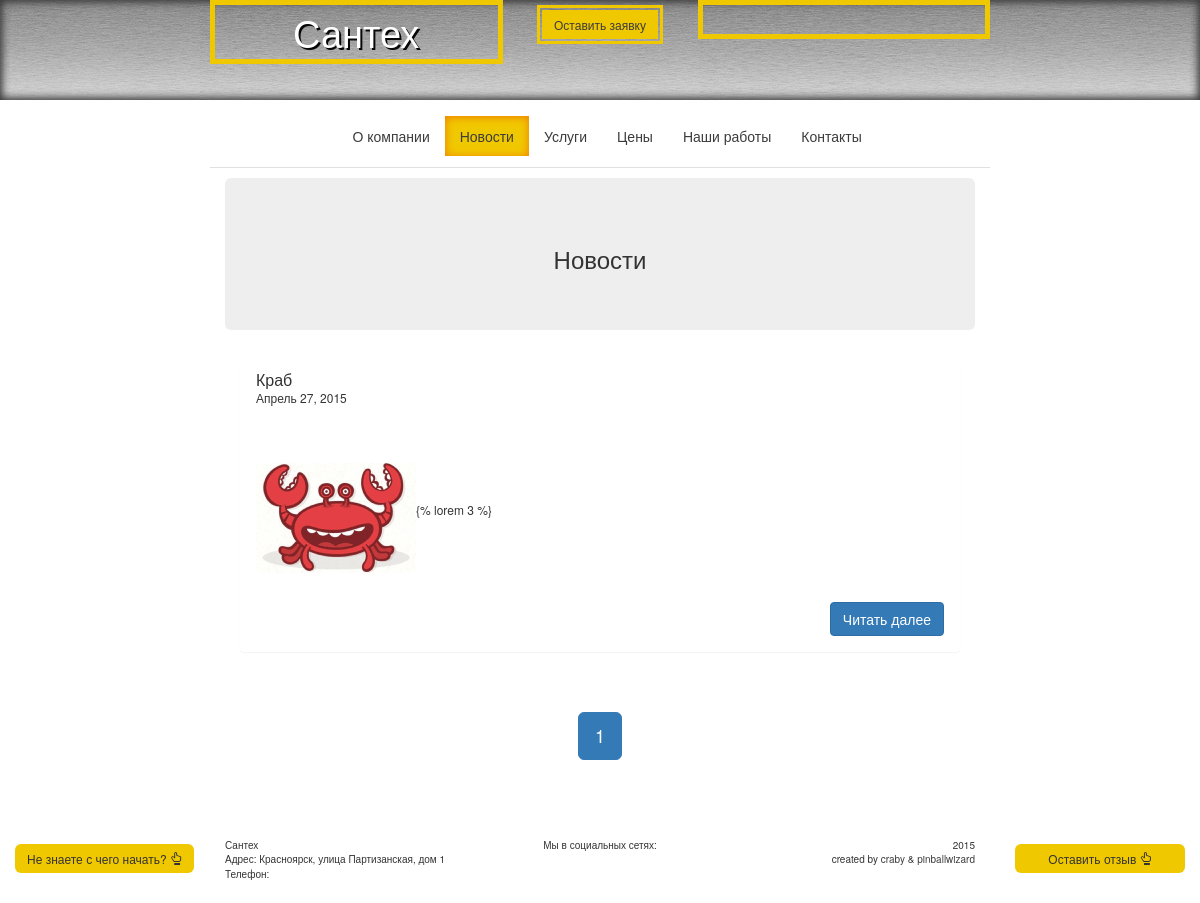
The page /blog/ on the database as committed earlier.
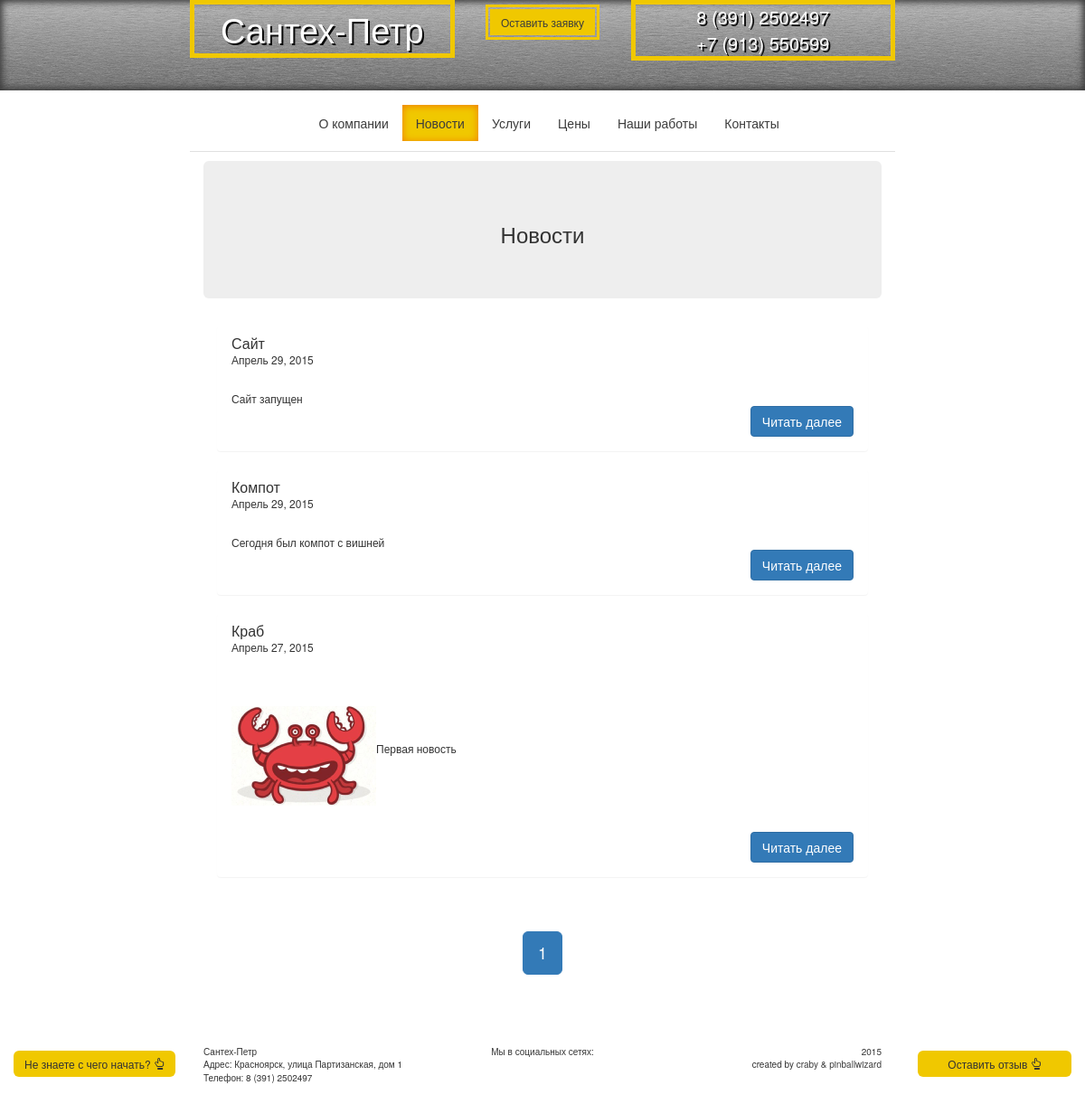
The same page on the database as committed later.
### base/models.py (models this page shows, shortened)
class Office(models.Model):
    MAP_CHOICES = (
        ('yandex#map', 'Схема'),
        ('yandex#satellite', 'Спутник'),
        ('yandex#hybrid', 'Гибрид'),
        ('yandex#publicMap', 'Народная'),
        ('yandex#publicMapHybrid', 'Народная+Гибрид'),
    )
    name = models.CharField("Название компании", max_length=100)
    address = models.CharField("Контактный адресс", max_length=100)
    email = models.EmailField("Контактная почта", max_length=50, blank=True)
    phone1 = models.CharField("Телефон Офис", max_length=15, blank=True)
    phone2 = models.CharField("Телефон Тех.поддержки", max_length=15, blank=True)
    latitude = models.CharField("Широта", max_length=10)
    longitude = models.CharField("Долгота", max_length=10)
    maptype = models.CharField("Тип карты", max_length=30, choices=MAP_CHOICES, default='yandex#map')

class Blog(models.Model):
    name = models.CharField("Название", max_length=50, unique=True)
    pub_date = models.DateField("Время публикации")
    text = models.TextField("Текст", max_length=20000)

### base/views.py (the view)
# urls.py: url(r'^blog/$', views.blog, name='blog'),
def blog(request):
    blog_list = Blog.objects.order_by('-pub_date')
    paginator = Paginator(blog_list, 10)
    if request.GET.get('blog'):
        blog_article = request.GET.get('blog')
        try:
            blogs = Blog.objects.get(pk=blog_article)
        except PageNotAnInteger:
            blogs = paginator.page(1)
        data = {
            'blogs': blogs,
            'widgets': SocialWidget.objects.all(),
            'office': Office.objects.get(pk=1),
        }
        return redirect('blog_article')
    else:
        page = request.GET.get('page')
        try:
            blogs = paginator.page(page)
        except PageNotAnInteger:
            blogs = paginator.page(1)
        except EmptyPage:
            blogs = paginator.page(paginator.num_pages)
    data = {
        'blogs': blogs,
        'widgets': SocialWidget.objects.all(),
        'office': Office.objects.get(pk=1),
        'reviewForm': ReviewForm(),
        'ptext': popover_text,
    }
    return render(request, 'base/blog.html', data)

### base/templates/base/blog.html (shortened to what this page needs)
{% extends "base/template.html" %}
{% load staticfiles %}
{% block body %}
    <div class="jumbotron text-center">
        <h3>Новости</h3>
    </div>
    {% for blog in blogs %}
        <div class="col-md-12">
            <div class="panel">
                <div class="panel-heading">
                    <h2 class="panel-title">{{ blog.name }}</h2>
                    <span class="text-right">{{ blog.pub_date }}</span>
                </div>
                <div class="panel-body">
                    {{ blog.text|safe|truncatewords_html:50 }}
                    <a href="{% url 'blog_article' blog.pk %}">
                        <button class="btn btn-primary pull-right" type="button">Читать далее</button>
                    </a>
                </div>
            </div>
        </div>
    {% endfor %}
    <div class="col-md-12 text-center">
        <div class="pagination">
            <span class="step-links">
                <ul class="pagination pagination-lg">
                    {% for page in blogs.paginator.page_range %}
                        <li {% if page == blogs.number %}class="active"{% endif %}><a href="?page={{ page }}">{{ page }}</a></li>
                    {% endfor %}
                </ul>
            </span>
        </div>
    </div>
{% endblock body %}

### base/templates/base/template.html (shortened to what this page needs)
<!DOCTYPE html>
<html>
<head lang="en">
    {% load staticfiles %}
    <link href="{% static 'base/bootstrap/css/bootstrap.css' %}" rel="stylesheet">
    <link href="{% static 'base/style/mystyle.css' %}" rel="stylesheet">
</head>
<body>
    {% block header %}
        <header class="sm-header">
            <div class="overlay"></div>
            <div class="container">
                <div class="row text-center">
                    <div class="col-md-3 col-md-offset-2 big-square firm-name">
                        {{ office.name }}
                    </div>
                    <div class="col-md-2">
                        <div class="border">
                            <a href="{% url 'contacts' %}">
                                <button class="btn yellow-btn" type="button">Оставить заявку</button>
                            </a>
                        </div>
                    </div>
                    <div class="col-md-3 big-square phone">
                        {{ office.phone1 }} <br>
                        {{ office.phone2 }}
                    </div>
                </div>
            </div>
        </header>
    {% endblock header %}
    <nav class="navbar">
        <div class="container">
            <div class="row">
                <div class="col-md-6 col-md-offset-3">
                    <div class="collapse navbar-collapse" id="myNavbar">
                        <ul class="nav nav-pills nav-justified">
                            <li><a href="{% url 'home' %}"><nobr>О компании</nobr></a></li>
                            <li><a href="{% url 'blog' %}">Новости</a></li>
                            <li><a href="{% url 'services' %}">Услуги</a></li>
                            <li><a href="{% url 'pricing' %}">Цены</a></li>
                            <li><a href="{% url 'reviews' %}"><nobr>Наши работы</nobr></a></li>
                            <li><a href="{% url 'contacts' %}">Контакты</a></li>
                        </ul>
                    </div>
                </div>
            </div>
        </div>
    </nav>
    <div class="container">
        <div class="row">
            <div class="col-md-8 col-md-offset-2 content">
                {% block body %}
                {% endblock body %}
            </div>
        </div>
        <div class="col-md-2 navbar-fixed-bottom">
            <div class="text-center">
                <button type="button" class="yellow-btn btn call-popover float-btn" data-content="{{ ptext }}" data-toggle="popover">
                    Не знаете с чего начать?
                    <span class="glyphicon glyphicon-hand-up" aria-hidden="true"></span>
                </button>
            </div>
        </div>
        <div class="col-md-2 col-md-offset-10 navbar-fixed-bottom">
            <div class="text-center">
                <button type="button" class="yellow-btn btn float-btn" data-toggle="modal" data-target="#reviewModal">
                    Оставить отзыв
                    <span class="glyphicon glyphicon-hand-up" aria-hidden="true"></span>
                </button>
            </div>
        </div>
    </div>
    <footer class="footer">
        <div class="container">
            <div class="row">
                <div class="col-md-3 hidden-xs hidden-sm col-md-offset-2">
                    {{ office.name }}<br>
                    Адрес: {{ office.address }}<br>
                    Телефон: {{ office.phone1 }}
                </div>
                <div class="col-md-2 col-xs-6 text-center">
                    Мы в социальных сетях:<br>
                </div>
                <div class="col-md-3 col-xs-6 hidden-xs hidden-sm text-right">
                    <span>2015<br> created by
                        <a href="https://github.com/craby-c">craby</a> &
                        <a href="https://github.com/pinballwizard">pinballwizard</a>
                    </span>
                </div>
            </div>
        </div>
    </footer>
</body>
</html>

### base/static/base/style/mystyle.css (style rules this page uses)
html { min-height: 100%; position: relative; }
body { height: 100%; width: 100%; margin-bottom: 100px; font-size: 12px; }
header { position: relative; width: 100%; color: #ffffff; text-shadow: #080808 2px 2px; }
.overlay { width: 100%; height: 100%; position: absolute; background:url('../images/bg-head.jpg') repeat 100% 50%; background-attachment: fixed; box-shadow: inset 0 1px 10px #3c3c3c, inset 0 -1px 10px #3c3c3c; }
.sm-header { height:100px; }
nav { margin: 15px 0; font-size: 14px; }
.navbar { min-height: 0; margin-bottom: 10px; }
a, a:hover, a:active { color: #3c3c3c; text-decoration: none; }
.nav-pills>li>a { border-radius: 0; }
.nav-pills>li.active>a, .nav-pills>li.active>a:hover { color: #3c3c3c; background: rgb(240,200,0); border-radius: 0; box-shadow:inset 0 1px 8px rgb(240,120,0); }
.footer { position: absolute; bottom: 0; width: 100%; height: 65px; font-size: 10px; }
.footer>.container, .footer>.container>.row, .footer>.container>.row>div { height: 100%; }
.big-square { border: 5px solid rgb(240,200,0); border-radius: 0; }
.yellow-btn { background: rgb(240,200,0); border-radius: 0; min-width: 100%; font-size: 12px; outline: 0; border: none; white-space: nowrap; }
.border { display: inline-block; border: 3px solid rgb(240,200,0); padding: 2px; margin: 5px; width: auto; }
.content { border-top: 1px solid #e0e0e0; padding-top: 10px; }
.phone { font-size: 20px; }
.firm-name { font-size: 38px; }
.float-btn { margin-bottom: 30px; border-radius: 6px; outline: none; }

Rows that differ between the two databases and show on the page:
changed Office "Красноярск, улица Партизанская, дом 1": name "Сантех" → "Сантех-Петр"; phone1 (not shown) → "8 (391) 2502497"; phone2 (not shown) → "+7 (913) 550599"
added Blog: name "Сайт", pub_date "Апрель 29, 2015", text "Сайт запущен"
added Blog: name "Компот", pub_date "Апрель 29, 2015", text "Сегодня был компот с вишней"
changed Blog "Краб": text "{% lorem 3 %}" → "Первая новость"
